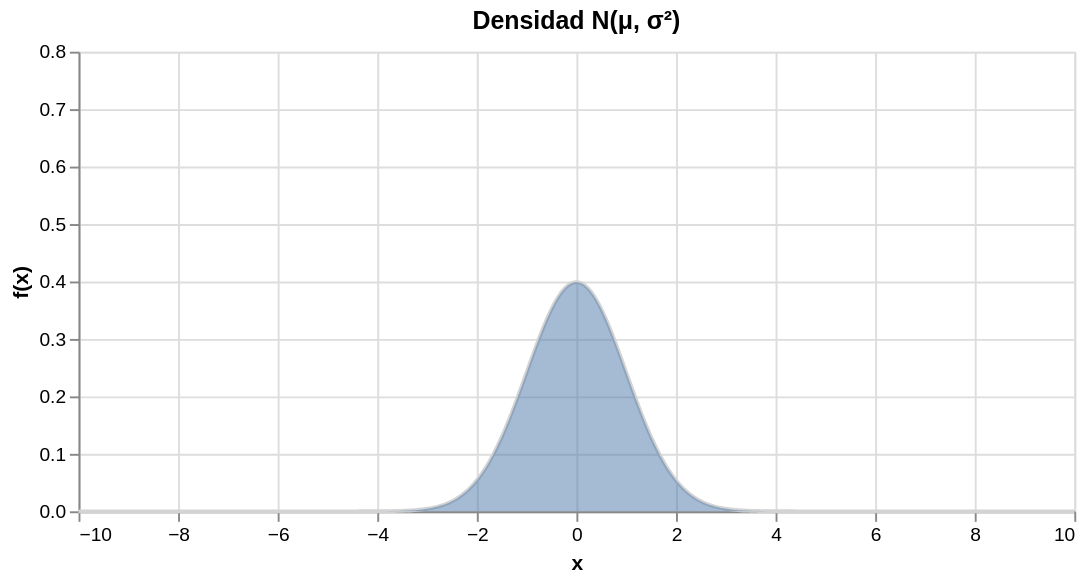

Notebook cell for this chart:
### Markdown cell above
**Versión interactiva.** Con los deslizadores (Altair) cambia $\mu$ y $\sigma$; la curva gris es $N(0,1)$ como referencia.

### Code cell
import altair as alt
import pandas as pd

x = np.linspace(-10, 10, 401)
mu_sel = alt.param(name="mu", value=0, bind=alt.binding_range(min=-5, max=5, step=0.5, name="μ: "))
sigma_sel = alt.param(name="sigma", value=1, bind=alt.binding_range(min=0.5, max=4, step=0.1, name="σ: "))
base = alt.Chart(pd.DataFrame({"x": x})).transform_calculate(
    estandar="exp(-datum.x * datum.x / 2) / sqrt(2 * PI)",
    f="exp(-pow((datum.x - mu) / sigma, 2) / 2) / (sigma * sqrt(2 * PI))",
)
(base.mark_line(color="lightgray").encode(x="x:Q", y=alt.Y("estandar:Q", title="f(x)", scale=alt.Scale(domain=[0, 0.8])))
 + base.mark_area(opacity=0.5).encode(x="x:Q", y="f:Q")
).add_params(mu_sel, sigma_sel).properties(width=520, height=240, title="Densidad N(μ, σ²)")

### Figure 1 — Vega-Lite specification as saved in the notebook (floating-point values rounded to 4 significant figures; data arrays with more than 128 entries replaced by an {"elided": "..."} marker saying what was removed)
{"config": {"view": {"continuousWidth": 300, "continuousHeight": 300}}, "layer": [{"mark": {"type": "line", "color": "lightgray"}, "encoding": {"x": {"field": "x", "type": "quantitative"}, "y": {"field": "estandar", "scale": {"domain": [0, 0.8]}, "title": "f(x)", "type": "quantitative"}}, "transform": [{"calculate": "exp(-datum.x * datum.x / 2) / sqrt(2 * PI)", "as": "estandar"}, {"calculate": "exp(-pow((datum.x - mu) / sigma, 2) / 2) / (sigma * sqrt(2 * PI))", "as": "f"}]}, {"mark": {"type": "area", "opacity": 0.5}, "encoding": {"x": {"field": "x", "type": "quantitative"}, "y": {"field": "f", "type": "quantitative"}}, "transform": [{"calculate": "exp(-datum.x * datum.x / 2) / sqrt(2 * PI)", "as": "estandar"}, {"calculate": "exp(-pow((datum.x - mu) / sigma, 2) / 2) / (sigma * sqrt(2 * PI))", "as": "f"}]}], "data": {"name": "data-5ab4f2b3d9d63049b748e61660447e34"}, "height": 240, "params": [{"name": "mu", "bind": {"input": "range", "max": 5, "min": -5, "name": "μ: ", "step": 0.5}, "value": 0}, {"name": "sigma", "bind": {"input": "range", "max": 4, "min": 0.5, "name": "σ: ", "step": 0.1}, "value": 1}], "title": "Densidad N(μ, σ²)", "width": 520, "$schema": "https://vega.github.io/schema/vega-lite/v6.4.1.json", "datasets": {"data-5ab4f2b3d9d63049b748e61660447e34": {"elided": "401 records"}}}
